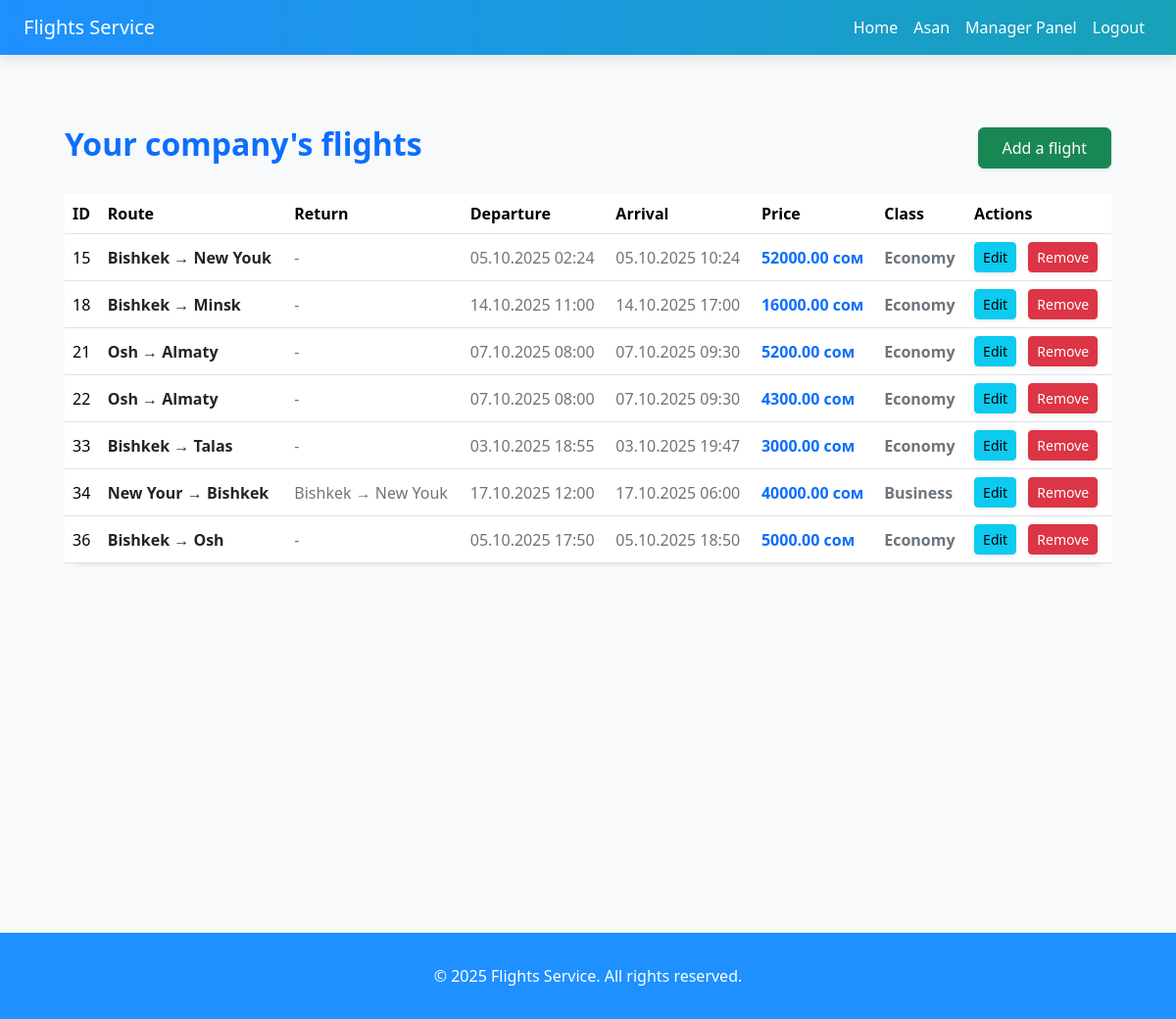
The app's page /manager/flights/ (signed in) with its own data.
### flights/models.py (models this page shows, shortened)
class User(AbstractUser):
    is_manager = models.BooleanField(default=False)
    ROLE_CHOICES = [
        ("admin", "Admin"),
        ("manager", "Manager"),
        ("customer", "Customer"),
    ]
    role = models.CharField(max_length=20, choices=ROLE_CHOICES, default="customer")

class Flight(models.Model):
    company = models.ForeignKey(Company, on_delete=models.CASCADE, related_name="flights")
    origin = models.CharField(max_length=100)
    destination = models.CharField(max_length=100)
    departure_time = models.DateTimeField()
    arrival_time = models.DateTimeField()
    duration = models.DurationField()
    stops = models.PositiveIntegerField(default=0)
    price = models.DecimalField(max_digits=10, decimal_places=2)
    seats_total = models.PositiveIntegerField()
    seats_available = models.PositiveIntegerField()
    is_active = models.BooleanField(default=True)
    ECONOMY = 'economy'
    COMFORT = 'comfort'
    BUSINESS = 'business'
    FLIGHT_CLASSES = [
        (ECONOMY, 'Economy'),
        (COMFORT, 'Comfort'),
        (BUSINESS, 'Business'),
    ]
    flight_class = models.CharField(max_length=10, choices=FLIGHT_CLASSES, default=ECONOMY)
    return_flight = models.ForeignKey(
        'self', null=True, blank=True, on_delete=models.SET_NULL, related_name='return_of'
    )
    def __str__(self):
        return f"{self.company.name}: {self.origin} → {self.destination}" + (
            f" (round-trip)" if self.return_flight else ""
        )

### flights/views.py (the view)
# urls.py: path("manager/flights/", ManagerFlightListView.as_view(), name="manager_flight_list"),
@method_decorator(login_required, name='dispatch')
class ManagerFlightListView(ListView):
    model = Flight
    template_name = "flights/manager_flight_list.html"
    context_object_name = "flights"
    def get_queryset(self):
        company = self.request.user.companies.first()
        print("Company:", company)
        if company:
            flights = Flight.objects.filter(company=company)
            print("Flights:", flights)
            return flights
        return Flight.objects.none()

### flights/models.py (called while the page is built)
    def __str__(self):
        return self.name

### templates/flights/manager_flight_list.html (shortened to what this page needs)
{% extends "base.html" %}
{% block content %}
<div class="w-100 p-4 bg-neutral min-vh-100">
    <div class="d-flex justify-content-between align-items-center mb-4">
        <h2 class="text-primary fw-bold">Your company's flights</h2>
        <a href="{% url 'manager_flight_add' %}" class="btn btn-success shadow-sm px-4 py-2">
          Add a flight
        </a>
    </div>
    {% if flights %}
        <div class="table-responsive">
            <table class="table table-hover align-middle shadow-sm rounded-4 bg-white w-100">
                <thead class="bg-primary text-white rounded-top-4">
                    <tr>
                        <th>ID</th>
                        <th>Route</th>
                        <th>Return</th>
                        <th>Departure</th>
                        <th>Arrival</th>
                        <th>Price</th>
                        <th>Class</th>
                        <th>Actions</th>
                    </tr>
                </thead>
                <tbody>
                    {% for flight in flights %}
                    <tr>
                        <td class="fw-medium">{{ flight.id }}</td>
                        <td class="text-dark fw-semibold">{{ flight.origin }} → {{ flight.destination }}</td>
                        <td class="text-secondary">
                            {% if flight.return_flight %}
                                {{ flight.return_flight.origin }} → {{ flight.return_flight.destination }}
                            {% else %}
                                -
                            {% endif %}
                        </td>
                        <td class="text-secondary">{{ flight.departure_time|date:"d.m.Y H:i" }}</td>
                        <td class="text-secondary">{{ flight.arrival_time|date:"d.m.Y H:i" }}</td>
                        <td class="text-primary fw-bold">{{ flight.price }} сом</td>
                        <td class="text-secondary fw-semibold">{{ flight.get_flight_class_display }}</td>
                        <td>
                            <a href="{% url 'manager_flight_edit' flight.id %}" class="btn btn-info btn-sm me-2 shadow-sm">
                                Edit
                            </a>
                            <a href="{% url 'manager_flight_delete' flight.id %}" class="btn btn-danger btn-sm shadow-sm">
                                Remove
                            </a>
                        </td>
                    </tr>
                    {% endfor %}
                </tbody>
            </table>
        </div>
    {% else %}
        <div class="alert alert-secondary rounded-4 text-center shadow-sm mt-4">
          There are no flights yet
        </div>
    {% endif %}
</div>
{% endblock %}

### templates/base.html (shortened to what this page needs)
<!DOCTYPE html>
<html lang="ru">
<head>
    <link href="https://cdn.jsdelivr.net/npm/bootstrap@5.3.2/dist/css/bootstrap.min.css" rel="stylesheet">
</head>
<body>
<nav class="navbar navbar-expand-lg navbar-dark px-4">
    <a class="navbar-brand" href="{% url 'landing' %}">Flights Service</a>
    <div class="collapse navbar-collapse">
        <ul class="navbar-nav ms-auto">
            <li class="nav-item"><a class="nav-link" href="{% url 'landing' %}">Home</a></li>
            {% if user.is_authenticated %}
                <li class="nav-item"><a class="nav-link" href="{% url 'user_bookings' %}">{{ user.username }}</a></li>
                {% if user.is_superuser %}
                    <li class="nav-item">
                        <a class="btn btn-warning nav-link text-dark" href="{% url 'admin:index' %}">Admin Panel</a>
                    </li>
                    <li class="nav-item">
                        <a class="btn btn-success nav-link text-dark" href="{% url 'statistics' %}">Statistics</a>
                    </li>
                {% elif user.is_manager %}
                    <li class="nav-item"><a class="btn btn-info nav-link text-dark" href="{% url 'manager_dashboard' %}">Manager Panel</a></li>
                {% endif %}
                <li class="nav-item"><a class="nav-link" href="{% url 'logout' %}">Logout</a></li>
            {% else %}
                <li class="nav-item"><a class="nav-link" href="{% url 'login' %}">Login</a></li>
                <li class="nav-item"><a class="nav-link" href="{% url 'register' %}">Register</a></li>
            {% endif %}
        </ul>
    </div>
</nav>
<div class="container my-5">
    {% block content %}
    {% endblock %}
</div>
<footer>
    &copy; 2025 Flights Service. All rights reserved.
</footer>
</body>
</html>

### templates/base.html (style rules this page uses)
:root { --primary: #1E90FF; --secondary: #FF7F50; --bg: #F8F9FA; --text-primary: #212529; --text-secondary: #6C757D; --error: #DC3545; --success: #28A745; --info: #17A2B8; --neutral: #E9ECEF; }
body { background-color: var(--bg); color: var(--text-primary); font-family: 'Segoe UI', Tahoma, Geneva, Verdana, sans-serif; }
.navbar { background: linear-gradient(90deg, var(--primary), var(--info)); box-shadow: 0 4px 12px rgba(0,0,0,0.1); }
.nav-link, .navbar-brand { color: white !important; font-weight: 500; transition: color 0.3s; }
.table thead { background: var(--primary); color: white; }
h1, h2, h3, h4 { color: var(--text-primary); font-weight: 700; }
a { transition: color 0.3s; }
footer { background-color: var(--primary); color: white; padding: 2rem 0; text-align: center; }

### records on screen
User: username "Asan"
Flight: id "15", origin "Bishkek", destination "New Youk", departure_time "05.10.2025 02:24", arrival_time "05.10.2025 10:24", price "52000.00", flight_class "Economy"
Flight: id "18", origin "Bishkek", destination "Minsk", departure_time "14.10.2025 11:00", arrival_time "14.10.2025 17:00", price "16000.00", flight_class "Economy"
Flight: id "21", origin "Osh", destination "Almaty", departure_time "07.10.2025 08:00", arrival_time "07.10.2025 09:30", price "5200.00", flight_class "Economy"
Flight: id "22", origin "Osh", destination "Almaty", departure_time "07.10.2025 08:00", arrival_time "07.10.2025 09:30", price "4300.00", flight_class "Economy"
Flight: id "33", origin "Bishkek", destination "Talas", departure_time "03.10.2025 18:55", arrival_time "03.10.2025 19:47", price "3000.00", flight_class "Economy"
Flight: id "34", origin "New Your", destination "Bishkek", return_flight.origin "Bishkek", return_flight.destination "New Youk", departure_time "17.10.2025 12:00", arrival_time "17.10.2025 06:00", price "40000.00", flight_class "Business"
Flight: id "36", origin "Bishkek", destination "Osh", departure_time "05.10.2025 17:50", arrival_time "05.10.2025 18:50", price "5000.00", flight_class "Economy"
